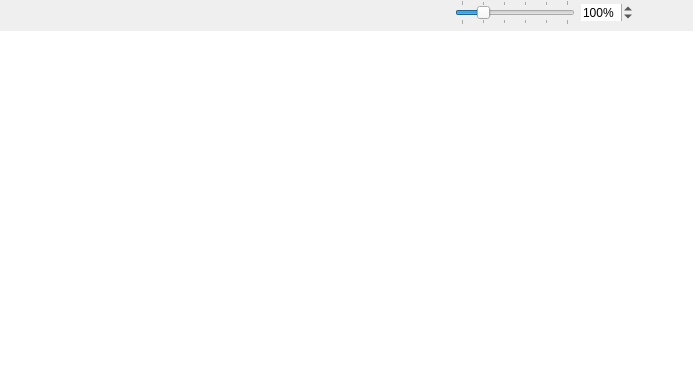
<?xml version="1.0" encoding="UTF-8"?>
<ui version="4.0">
 <class>QUnifiedPreview</class>
 <widget class="QWidget" name="QUnifiedPreview">
  <property name="geometry">
   <rect>
    <x>0</x>
    <y>0</y>
    <width>693</width>
    <height>385</height>
   </rect>
  </property>
  <property name="windowTitle">
   <string>Form</string>
  </property>
  <property name="locale">
   <locale language="English" country="UnitedStates"/>
  </property>
  <layout class="QGridLayout" name="root_GridLayout">
   <property name="leftMargin">
    <number>0</number>
   </property>
   <property name="topMargin">
    <number>0</number>
   </property>
   <property name="rightMargin">
    <number>0</number>
   </property>
   <property name="bottomMargin">
    <number>0</number>
   </property>
   <item row="0" column="0">
    <layout class="QGridLayout" name="main_GridLayout">
     <item row="0" column="5">
      <widget class="QSpinBox" name="zoomFactor_SpinBox">
       <property name="frame">
        <bool>false</bool>
       </property>
       <property name="accelerated">
        <bool>true</bool>
       </property>
       <property name="showGroupSeparator" stdset="0">
        <bool>false</bool>
       </property>
       <property name="suffix">
        <string>%</string>
       </property>
       <property name="maximum">
        <number>500</number>
       </property>
       <property name="value">
        <number>100</number>
       </property>
      </widget>
     </item>
     <item row="0" column="3">
      <widget class="QToolButton" name="swap_ToolButton">
       <property name="cursor">
        <cursorShape>PointingHandCursor</cursorShape>
       </property>
       <property name="toolTip">
        <string>Swap original with preview</string>
       </property>
       <property name="shortcut">
        <string>Ctrl+Space</string>
       </property>
       <property name="autoRaise">
        <bool>true</bool>
       </property>
      </widget>
     </item>
     <item row="0" column="2">
      <spacer name="horizontalSpacer">
       <property name="orientation">
        <enum>Qt::Horizontal</enum>
       </property>
       <property name="sizeHint" stdset="0">
        <size>
         <width>40</width>
         <height>20</height>
        </size>
       </property>
      </spacer>
     </item>
     <item row="0" column="4">
      <widget class="QSlider" name="zoomFactor_Slider">
       <property name="maximumSize">
        <size>
         <width>120</width>
         <height>16777215</height>
        </size>
       </property>
       <property name="minimum">
        <number>0</number>
       </property>
       <property name="maximum">
        <number>500</number>
       </property>
       <property name="pageStep">
        <number>1</number>
       </property>
       <property name="value">
        <number>100</number>
       </property>
       <property name="sliderPosition">
        <number>100</number>
       </property>
       <property name="orientation">
        <enum>Qt::Horizontal</enum>
       </property>
       <property name="invertedAppearance">
        <bool>false</bool>
       </property>
       <property name="invertedControls">
        <bool>false</bool>
       </property>
       <property name="tickPosition">
        <enum>QSlider::TicksBothSides</enum>
       </property>
       <property name="tickInterval">
        <number>100</number>
       </property>
      </widget>
     </item>
     <item row="0" column="1">
      <widget class="QLabel" name="previewInfo_Label">
       <property name="text">
        <string/>
       </property>
      </widget>
     </item>
     <item row="0" column="6">
      <widget class="QToolButton" name="zoomFit_ToolButton">
       <property name="cursor">
        <cursorShape>PointingHandCursor</cursorShape>
       </property>
       <property name="toolTip">
        <string>Zoom to fit the view</string>
       </property>
       <property name="text">
        <string/>
       </property>
       <property name="autoRaise">
        <bool>true</bool>
       </property>
      </widget>
     </item>
     <item row="1" column="0" colspan="8">
      <widget class="QUnifiedGraphicsView" name="unified_GraphicsView">
       <property name="frameShape">
        <enum>QFrame::NoFrame</enum>
       </property>
       <property name="frameShadow">
        <enum>QFrame::Plain</enum>
       </property>
       <property name="lineWidth">
        <number>0</number>
       </property>
       <property name="verticalScrollBarPolicy">
        <enum>Qt::ScrollBarAlwaysOff</enum>
       </property>
       <property name="horizontalScrollBarPolicy">
        <enum>Qt::ScrollBarAlwaysOff</enum>
       </property>
       <property name="renderHints">
        <set>QPainter::Antialiasing|QPainter::LosslessImageRendering|QPainter::TextAntialiasing</set>
       </property>
       <property name="dragMode">
        <enum>QGraphicsView::ScrollHandDrag</enum>
       </property>
       <property name="resizeAnchor">
        <enum>QGraphicsView::AnchorViewCenter</enum>
       </property>
      </widget>
     </item>
     <item row="0" column="7">
      <widget class="QToolButton" name="zoomFull_ToolButton">
       <property name="cursor">
        <cursorShape>PointingHandCursor</cursorShape>
       </property>
       <property name="toolTip">
        <string>Zoom to image original size</string>
       </property>
       <property name="autoRaise">
        <bool>true</bool>
       </property>
      </widget>
     </item>
    </layout>
   </item>
  </layout>
 </widget>
 <customwidgets>
  <customwidget>
   <class>QUnifiedGraphicsView</class>
   <extends>QGraphicsView</extends>
   <header>widgets/QUnifiedGraphicsView.h</header>
  </customwidget>
 </customwidgets>
 <resources/>
 <connections>
  <connection>
   <sender>zoomFactor_Slider</sender>
   <signal>valueChanged(int)</signal>
   <receiver>zoomFactor_SpinBox</receiver>
   <slot>setValue(int)</slot>
   <hints>
    <hint type="sourcelabel">
     <x>584</x>
     <y>15</y>
    </hint>
    <hint type="destinationlabel">
     <x>669</x>
     <y>21</y>
    </hint>
   </hints>
  </connection>
  <connection>
   <sender>zoomFactor_SpinBox</sender>
   <signal>valueChanged(int)</signal>
   <receiver>zoomFactor_Slider</receiver>
   <slot>setValue(int)</slot>
   <hints>
    <hint type="sourcelabel">
     <x>662</x>
     <y>4</y>
    </hint>
    <hint type="destinationlabel">
     <x>627</x>
     <y>12</y>
    </hint>
   </hints>
  </connection>
 </connections>
</ui>
